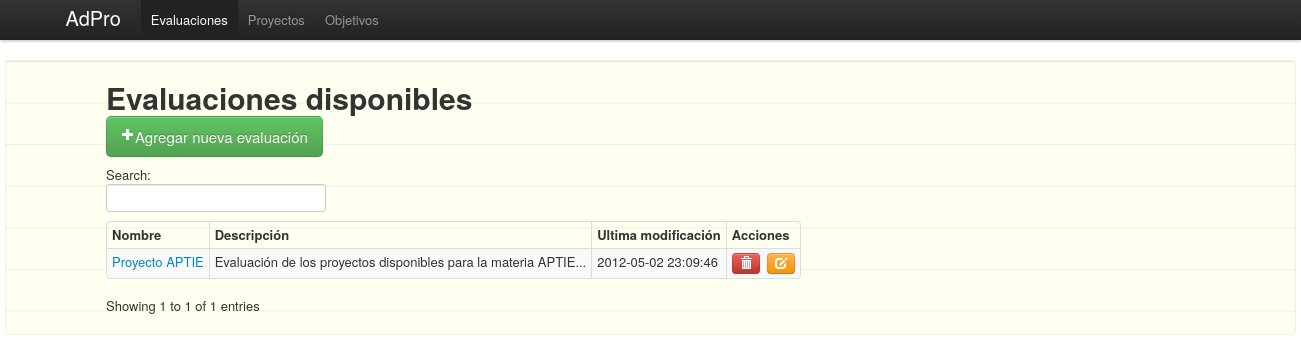
The page / on the database its author committed.
### tables this page shows
CREATE TABLE IF NOT EXISTS `evaluations` (
  `id` int(11) NOT NULL AUTO_INCREMENT,
  `user_id` int(11) DEFAULT NULL,
  `name` varchar(50) NOT NULL,
  `description` varchar(300) DEFAULT NULL,
  `created` timestamp NOT NULL DEFAULT CURRENT_TIMESTAMP,
  `modified` timestamp NOT NULL DEFAULT '0000-00-00 00:00:00',
  PRIMARY KEY (`id`)
);

### index.php (called while the page is built, shortened)
<?php
	require_once('models/evaluation.php');
	$entries = getEvaluations();
?>
<?php require_once("inc/body.php"); ?>

### models/evaluation.php (called while the page is built, shortened)
<?php
	class evaluation {
		private $_id;
		private $_name;
		private $_description;
		private $_modified;
		public function setOptions(array $opts){
			$this->_id = $opts['id'];
			$this->_name = $opts['name'];
			$this->_description = $opts['description'];
			$this->_modified = $opts['modified'];
		}
		public function getId() {return $this->_id; }
		public function getName(){ return $this->_name; }
		public function getModified() { return $this->_modified; }
		public function getShortDescription() {return substr($this->_description,0, 150)."..."; }
	}
	function getEvaluations(){
		$_query = "SELECT * FROM evaluations";
		$_execQuery = mysql_query($_query);
		$evaluations = array();
		while($_qR = mysql_fetch_array($_execQuery)){
			$evaluations[] = new evaluation($_qR);
		}
		return $evaluations;
	}
?>

### views/evaluations/showAll.php (the view, shortened to what this page needs)
<h1>Evaluaciones disponibles</h1>
<p><a href="/evaluations.php" class="btn btn-success btn-large eval-add" title="Agregar proyecto"><i class="icon-plus icon-white"></i>Agregar nueva evaluaci&oacute;n</a></p>
<table id="evaluations_table" class="table table-striped table-bordered table-condensed tablesorter">
<thead>
	<tr>
		<th>Nombre</th>
		<th>Descripci&oacute;n</th>
		<th>Ultima modificaci&oacute;n</th>
		<th>Acciones</th>
	</tr>
</thead>
<tbody>
<?php
	foreach($entries as $currEval){
?>
<tr>
	<td><a href="/evaluations.php?edit=<?php echo $currEval->getId();?>"><?php echo $currEval->getName();?></a></td>
	<td><?php echo $currEval->getShortDescription(); ?></td>
	<td><?php echo $currEval->getModified();?></td>
	<td>
		<a title="Borrar evaluaci&oacute;n" href="/evaluations.php" data-eval-eval_id="<?php echo $currEval->getId();?>" class="btn btn-danger btn-mini remove_eval"><i class="icon-trash icon-white"></i></a>&nbsp;
		<a title="Editar evaluaci&oacute;n"  href="/evaluations.php?edit=<?php echo $currEval->getId();?>" data-eval-eval_id="<?php echo $currEval->getId();?>" class="btn btn-warning btn-mini edit_eval"><i class="icon-edit icon-white"></i></a>
	</td>
</tr>
<?php
	}
?>
</tbody>
</table>

### assets/css/custom.css (style rules this page uses)
.table { width:auto; }

### rows shown on the page
evaluations: name "Proyecto APTIE", description "Evaluación de los proyectos disponibles para la materia APTIE...", modified "2012-05-02 23:09:46"
